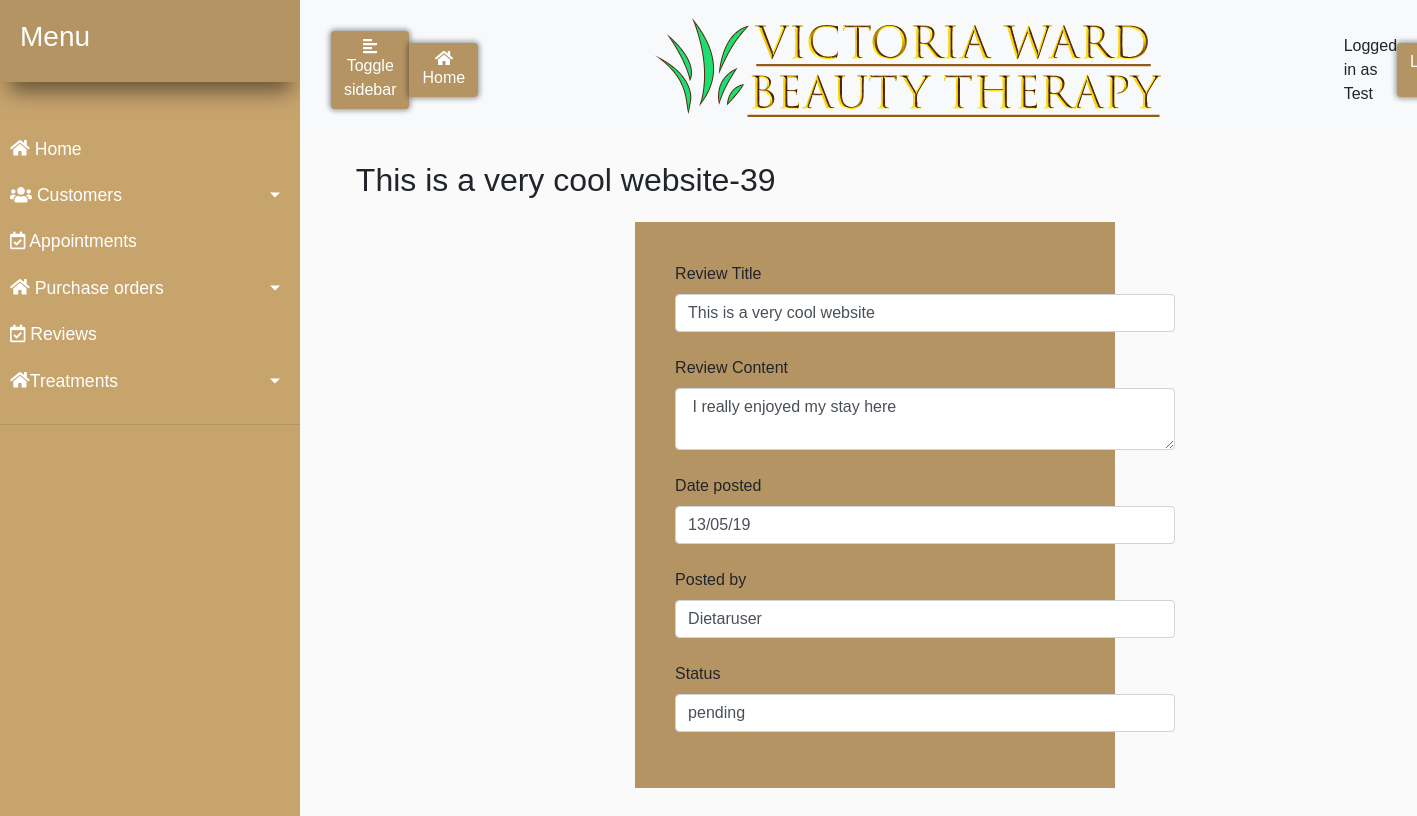
Page /websites/default/public/Reviews/selectedReview.php?id=39 (signed in) on the committed database.
### tables this page shows
CREATE TABLE `User` (
  `idUser` int(11) NOT NULL AUTO_INCREMENT,
  `username` varchar(45) DEFAULT NULL,
  `password` varchar(45) DEFAULT NULL,
  PRIMARY KEY (`idUser`)
);

CREATE TABLE `Reviews` (
  `idReviews` int(11) NOT NULL AUTO_INCREMENT,
  `ReviewTitle` varchar(45) DEFAULT NULL,
  `DateReviews` varchar(45) DEFAULT NULL,
  `Username` varchar(45) DEFAULT NULL,
  `ReviewDesc` varchar(400) DEFAULT NULL,
  `Approved` varchar(45) DEFAULT NULL,
  PRIMARY KEY (`idReviews`)
);

### websites/default/public/Reviews/selectedReview.php (the view, shortened to what this page needs)
<?php
if (isset($_SESSION['loggedin']) && $_SESSION['loggedin'] == true){
require "../config.php";
require '../header.php';
   $review = $pdo->query('SELECT * FROM Reviews WHERE idReviews = '. $_GET['id'])->fetch()  ;
?>
<h2><?php echo $review['ReviewTitle'] .'-'. $review['idReviews']?> </h2>
<div class="POForm">
            <form action="" method="POST" >
                <label>Review Title</label>
                <input class="form-control"  type="text" name="firstname" value="<?php echo $review['ReviewTitle']; ?>" />
                <br />
                <label>Review Content</label>
                <textarea class="form-control" row="50" col="50"  name="surname" /> <?php echo $review['ReviewDesc']; ?> </textarea>
                    <br />
                <label>Date posted</label>
                <input class="form-control"   type="text" name="addline1" value="<?php echo $review['DateReviews']; ?>" />
    <br />
                <label>Posted by</label>
                <input class="form-control"  type="text" name="addline2" value="<?php echo $review['Username']; ?>" />
    <br />
                <label>Status</label>
                <input class="form-control"   type="text" name="addline2" value="<?php echo $review['Approved']; ?>" />
              </form>
            </div>
<?php
}
else{
    header("location:../login.php");
}
?>

### websites/default/public/header.php (shortened to what this page needs)
<?php
if($_SESSION['loggedin']==true){
$results = $pdo->query('SELECT * FROM User');
}
?>
<head>
  <link rel="stylesheet" href="https://stackpath.bootstrapcdn.com/bootstrap/4.3.1/css/bootstrap.min.css">
    <link rel="stylesheet" href="../style.css">
<link rel="stylesheet" href="https://use.fontawesome.com/releases/v5.8.0/css/all.css">
</head>
<body>
<div class="wrapper">
  <nav id="sidebar">
<div class="sidebar-header">
  <h3>Menu</h3>
</div>
<br />
  <ul class="list-unstyled components">
    <li><a href="../Home.php"><i class="fas fa-home"></i>      Home</a></li>
    <li >
<a href="#pageSubmenu" data-toggle="collapse" aria-expanded="false" class="dropdown-toggle"><i class="fas fa-users"></i>      Customers</a>
</li>
    <li>
    <a href="../Appointments/appointments.php"><i class="far fa-calendar-check"></i></i>      Appointments</a></li>
    <li>
  <a href="#page2Submenu" data-toggle="collapse" aria-expanded="false" class="dropdown-toggle"><i class="fas fa-home"></i>    Purchase orders</a>
    </li>
  <li><a href="../Reviews/reviews.php"><i class="far fa-calendar-check"></i></i>      Reviews</a></li>
    <li >
                   <a href="#homeSubmenu" data-toggle="collapse" aria-expanded="false" class="dropdown-toggle"><i class="fas fa-home"></i>Treatments</a>
               </li>
  </ul>
  </nav>
<div id="content">
  <nav class="navbar navbar-expand-lg navbar-light bg-light">
    <div class="container-fluid">
      <button type="button" id="sidebarCollapse" class="btn">
        <i class="fas fa-align-left"></i>
        <span>Toggle sidebar</span>
      </button>
      <button type="button" id="home" class="btn">
        <i class="fas fa-home"></i>
        <span  class="glyphicon glyphicon-home"><a href="../Home.php">Home</a></span>
      </button>
<img class="logo" src="../images/logo.png" />
<a class="log">Logged in as
  <?php
if ($_SESSION['loggedin'] = true){
  foreach($results as $rows){
  echo $rows['username'] ;
}}
else{
  $_SESSION['loggedin'] = false ;
} ?> </a>
<button type="button" class="btn">
  <span><a href="../logout.php">Logout</a></span>
</button>
    </div>
  </nav>

### websites/default/public/style.css (style rules this page uses)
.wrapper { display: flex; box-shadow: 10px 10px 22px -8px rgba(0,0,0,0.87); }
#sidebar { min-width: 300px; max-width: 300px; min-height:100vh; }
a[data-toggle="collapse"] { position: relative; }
.dropdown-toggle::after { display: block; position: absolute; top: 50%; right: 20px; transform: translateY(-50%); }
body { font-family: 'Poppins', sans-serif; background: #fafafa; }
a, a:hover, a:focus { color: inherit; transition: all 0.3s; }
#sidebar { background: #c8a46d; color: #fff; transition: all 0.3s; }
#sidebar .sidebar-header { padding: 20px; background: #b49463; box-shadow: 0px 18px 21px -9px rgba(0,0,0,0.51); }
#sidebar ul.components { padding: 20px 0; border-bottom: 1px solid #b49463; }
#sidebar ul li a { padding: 10px; font-size: 1.1em; display: block; }
.logo { align-items:center; justify-content:center; margin-right: 15%; text-align: center; }
#content { width: 100%; }
.log { justify-content: flex-end; }
.btn { background-color: #b49463; color:white; box-shadow: 0px 0px 5px 2px rgba(0,0,0,0.34); }
#home { justify-content: flex-start; margin-right: 15%; }
h2 { margin-left: 5%; margin-top: 2%; }
.POForm { display: flex; background-color: #b49463; width: 60vh; padding: 40px; margin-left: 30%; min-height: 50vh; margin-top: 2%; margin-bottom: 5%; }
.POForm input { width: 500px; }

### rows in the picture
user: username "Test"
reviews: ReviewTitle "This is a very cool website", idReviews "39", firstname "This is a very cool website", surname "I really enjoyed my stay here", addline1 "13/05/19", addline2 "Dietaruser", addline2 "pending"
